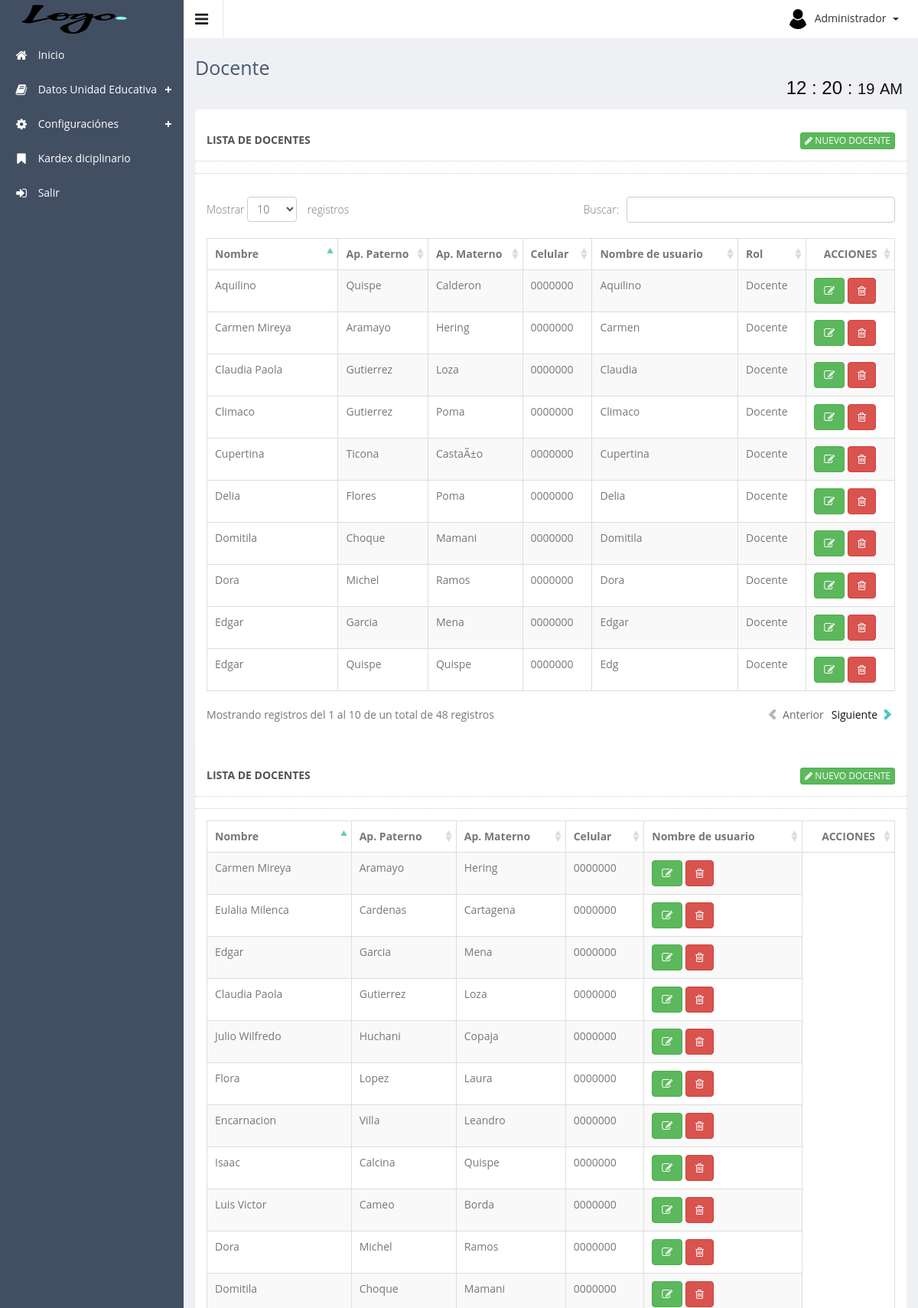
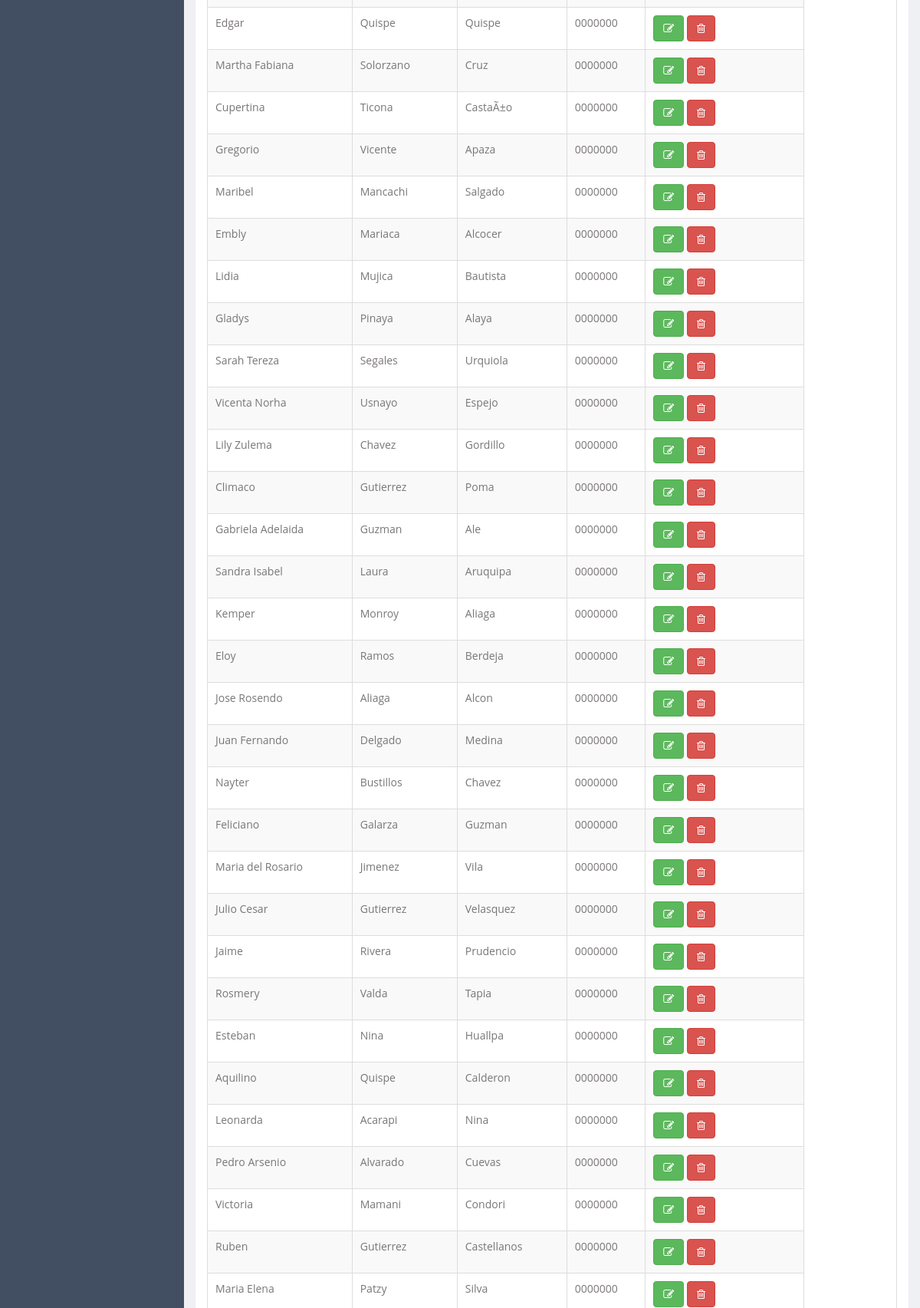
Page /app/controller/docente/ (signed in, upper part) on the committed database (2 pictures, top to bottom).
### tables this page shows
CREATE TABLE `docente` (
  `id_docente` int(11) NOT NULL AUTO_INCREMENT,
  `ci` varchar(20) NOT NULL,
  `nombre` varchar(50) NOT NULL,
  `paterno` varchar(45) NOT NULL,
  `materno` varchar(45) NOT NULL,
  `celular` varchar(12) NOT NULL,
  `estado` tinyint(1) NOT NULL DEFAULT '1',
  `id_user` bigint(20) DEFAULT NULL,
  PRIMARY KEY (`id_docente`),
  UNIQUE KEY `ci_UNIQUE` (`ci`),
  UNIQUE KEY `id_user_UNIQUE` (`id_user`)
);

CREATE TABLE `usuario` (
  `id_usuario` int(11) NOT NULL AUTO_INCREMENT,
  `nombre_usuario` varchar(20) NOT NULL,
  `password` varchar(255) NOT NULL,
  `estado` tinyint(1) NOT NULL DEFAULT '1',
  `id_rol` int(11) NOT NULL,
  PRIMARY KEY (`id_usuario`,`id_rol`),
  UNIQUE KEY `nombre_usuario_UNIQUE` (`nombre_usuario`),
  KEY `id_rol` (`id_rol`),
  CONSTRAINT `usuario_ibfk_1` FOREIGN KEY (`id_rol`) REFERENCES `roles` (`id_rol`)
);

CREATE TABLE `roles` (
  `id_rol` int(11) NOT NULL AUTO_INCREMENT,
  `nombre` varchar(20) DEFAULT NULL,
  `estado` tinyint(1) DEFAULT '1',
  PRIMARY KEY (`id_rol`)
);

### app/controller/docente/index.php (called while the page is built, shortened)
<?php
	require_once ("../../config/conexion.php");
	$sql="SELECT d.id_docente,d.ci
			,d.nombre
			,d.paterno
			,d.materno
			,d.materno
			,d.celular
			,u.nombre_usuario,u.id_usuario
			,r.nombre AS nombre_rol, r.id_rol
			FROM docente d, usuario u, roles r
			WHERE d.id_user=u.id_usuario AND u.id_rol=r.id_rol
			AND d.estado=1 AND d.id_user != {$_SESSION['id_user']};";
	if (!($docentes = $con->query($sql))) {
    	echo "Falló SELECT: (" . $con->errno . ") " . $con->error;
	}
	require_once ('../../../public/views/plantilla.php');
?>

### public/views/docente/index.php (the view, shortened to what this page needs)
<div class="row">
    <div class="col-sm-12">
        <section class="panel">
            <header class="panel-heading">
                <div class="row panel-heading">
                    LISTA DE DOCENTES
                    <span class="pull-right">
                        <a href="#modal_Registrar" class="btn btn-xs btn-success" data-toggle="modal">
                            <span class="fa fa-pencil"></span> Nuevo Docente
                        </a>
                    </span>
                </div>
            </header>
            <div class="panel-body">
                <div class="adv-table" >
                    <table  class="display table table-bordered table-striped" id="tbDocente">
                        <thead>
                            <tr>
                                <th>Nombre</th>
                                <th>Ap. Paterno</th>
                                <th>Ap. Materno</th>
                                <th>Celular</th>
                                <th>Nombre de usuario</th>
                                <th>Rol</th>
                                <th class="text-center">ACCIONES</th>
                            </tr>
                        </thead>
                        <tbody>
                            <?php foreach ($docentes as $docente): ?>
                                <tr class="gradeX">
                                    <td><?php echo $docente['nombre']; ?></td>
                                    <td><?php echo $docente['paterno']; ?></td>
                                    <td><?php echo $docente['materno']; ?></td>
                                    <td><?php echo $docente['celular']; ?></td>
                                    <td><?php echo $docente['nombre_usuario']; ?></td>
                                    <td><?php echo $docente['nombre_rol']; ?></td>
                                    <td >
                                        <a class="btn btn-success" href="#modalEditar" role="button" data-placement="top" title="Editar" data-toggle="modal" onclick="obtener_datos(<?php echo $docente['id_docente'] ?>)">
                                            <span class="fa fa-edit" ></span>
                                        </a>
                                        <a class="btn btn-danger" href="#modalEliminar" role="button" data-toggle="modal" data-placement="top" title="Eliminar" onclick="eliminar_datos(<?php echo $docente['id_docente'] ?>)">
                                            <span class="fa fa-trash-o"></span>
                                        </a>
                                    </td>
                                </tr>
                            <?php endforeach ?>
                        </tbody>
                    </table>
                </div>
            </div>
            <?php require_once 'modal_eliminar.php'; ?>
        </section>
    </div>
</div>

### public/views/docente/modal_eliminar.php (shortened to what this page needs)
<div class="row">
    <div class="col-sm-12">
        <section class="panel">
            <header class="panel-heading">
                <div class="row panel-heading">
                    LISTA DE DOCENTES
                    <span class="pull-right">
                        <a href="#modal_Registrar" class="btn btn-xs btn-success" data-toggle="modal">
                            <span class="fa fa-pencil"></span> Nuevo Docente
                        </a>
                    </span>
                </div>
            </header>
            <div class="panel-body">
                <div class="adv-table" >
                    <table  class="display table table-bordered table-striped" id="tbdocente">
                        <thead>
                            <tr>
                                <th>Nombre</th>
                                <th>Ap. Paterno</th>
                                <th>Ap. Materno</th>
                                <th>Celular</th>
                                <th>Nombre de usuario</th>
                                <th class="text-center">ACCIONES</th>
                            </tr>
                        </thead>
                        <tbody>
                            <?php foreach ($docentes as $docente): ?>
                            <tr class="gradeX">
                                <td><?php echo $docente['nombre']; ?></td>
                                <td><?php echo $docente['paterno']; ?></td>
                                <td><?php echo $docente['materno']; ?></td>
                                <td><?php echo $docente['celular']; ?></td>
                                <td >
                                    <a class="btn btn-success" href="#modalEditar" role="button" data-placement="top" title="Editar" data-toggle="modal" onclick="obtener_datos(<?php echo $docente['id_docente'] ?>)">
                                        <span class="fa fa-edit" ></span>
                                    </a>
                                    <a class="btn btn-danger" href="#modalEliminar" role="button" data-toggle="modal" data-placement="top" title="Eliminar" onclick="eliminar_datos(<?php echo $docente['id_docente'] ?>)">
                                        <span class="fa fa-trash-o"></span>
                                    </a>
                                </td>
                            </tr>
                        <?php endforeach ?>
                    </tbody>
                </table>
            </div>
        </div>
    </section>
</div>
</div>

### resources/assets/js/advanced-datatable/css/demo_table.css (style rules this page uses)
table.display { margin: 0 auto; clear: both; width: 100%; }
table.display thead th { padding: 3px 18px 3px 10px; border-bottom: 1px solid black; font-weight: bold; cursor: pointer; * cursor: hand; }
table.display td { padding: 3px 10px; }
.sorting_asc { background: url('../images/sort_asc.png') no-repeat center right; }
.sorting { background: url('../images/sort_both.png') no-repeat center right; }
table.display tr.odd.gradeX { background-color: #ffdddd; }
table.display tr.even.gradeX { background-color: #ffeeee; }
tr.odd { background-color: #E2E4FF; }
tr.even { background-color: white; }
tr.odd td.sorting_1 { background-color: #D3D6FF; }
tr.even td.sorting_1 { background-color: #EAEBFF; }
tr.odd.gradeX td.sorting_1 { background-color: #ffc4c4; }
tr.even.gradeX td.sorting_1 { background-color: #ffd5d5; }
table.display tr.gradeX { background-color: #ffdddd; }

### rows in the picture
docente: nombre "Carmen Mireya", paterno "Aramayo", materno "Hering", celular "0000000", usuario.nombre_usuario "Carmen", roles.nombre "Docente"
docente: nombre "Edgar", paterno "Garcia", materno "Mena", celular "0000000", usuario.nombre_usuario "Edgar", roles.nombre "Docente"
docente: nombre "Claudia Paola", paterno "Gutierrez", materno "Loza", celular "0000000", usuario.nombre_usuario "Claudia", roles.nombre "Docente"
docente: nombre "Dora", paterno "Michel", materno "Ramos", celular "0000000", usuario.nombre_usuario "Dora", roles.nombre "Docente"
docente: nombre "Domitila", paterno "Choque", materno "Mamani", celular "0000000", usuario.nombre_usuario "Domitila", roles.nombre "Docente"
docente: nombre "Edgar", paterno "Quispe", materno "Quispe", celular "0000000", usuario.nombre_usuario "Edg", roles.nombre "Docente"
docente: nombre "Cupertina", paterno "Ticona", materno "CastaÃ±o", celular "0000000", usuario.nombre_usuario "Cupertina", roles.nombre "Docente"
docente: nombre "Climaco", paterno "Gutierrez", materno "Poma", celular "0000000", usuario.nombre_usuario "Climaco", roles.nombre "Docente"
docente: nombre "Aquilino", paterno "Quispe", materno "Calderon", celular "0000000", usuario.nombre_usuario "Aquilino", roles.nombre "Docente"
docente: nombre "Delia", paterno "Flores", materno "Poma", celular "0000000", usuario.nombre_usuario "Delia", roles.nombre "Docente"
docente: nombre "Eulalia Milenca", paterno "Cardenas", materno "Cartagena", celular "0000000"
docente: nombre "Julio Wilfredo", paterno "Huchani", materno "Copaja", celular "0000000"
docente: nombre "Flora", paterno "Lopez", materno "Laura", celular "0000000"
docente: nombre "Encarnacion", paterno "Villa", materno "Leandro", celular "0000000"
docente: nombre "Isaac", paterno "Calcina", materno "Quispe", celular "0000000"
docente: nombre "Luis Victor", paterno "Cameo", materno "Borda", celular "0000000"
docente: nombre "Martha Fabiana", paterno "Solorzano", materno "Cruz", celular "0000000"
docente: nombre "Gregorio", paterno "Vicente", materno "Apaza", celular "0000000"
docente: nombre "Maribel", paterno "Mancachi", materno "Salgado", celular "0000000"
docente: nombre "Embly", paterno "Mariaca", materno "Alcocer", celular "0000000"
docente: nombre "Lidia", paterno "Mujica", materno "Bautista", celular "0000000"
docente: nombre "Gladys", paterno "Pinaya", materno "Alaya", celular "0000000"
docente: nombre "Sarah Tereza", paterno "Segales", materno "Urquiola", celular "0000000"
docente: nombre "Vicenta Norha", paterno "Usnayo", materno "Espejo", celular "0000000"
docente: nombre "Lily Zulema", paterno "Chavez", materno "Gordillo", celular "0000000"
docente: nombre "Gabriela Adelaida", paterno "Guzman", materno "Ale", celular "0000000"
docente: nombre "Sandra Isabel", paterno "Laura", materno "Aruquipa", celular "0000000"
docente: nombre "Kemper", paterno "Monroy", materno "Aliaga", celular "0000000"
docente: nombre "Eloy", paterno "Ramos", materno "Berdeja", celular "0000000"
docente: nombre "Jose Rosendo", paterno "Aliaga", materno "Alcon", celular "0000000"
docente: nombre "Juan Fernando", paterno "Delgado", materno "Medina", celular "0000000"
docente: nombre "Nayter", paterno "Bustillos", materno "Chavez", celular "0000000"
docente: nombre "Feliciano", paterno "Galarza", materno "Guzman", celular "0000000"
docente: nombre "Maria del Rosario", paterno "Jimenez", materno "Vila", celular "0000000"
docente: nombre "Julio Cesar", paterno "Gutierrez", materno "Velasquez", celular "0000000"
docente: nombre "Jaime", paterno "Rivera", materno "Prudencio", celular "0000000"
docente: nombre "Rosmery", paterno "Valda", materno "Tapia", celular "0000000"
docente: nombre "Esteban", paterno "Nina", materno "Huallpa", celular "0000000"
docente: nombre "Leonarda", paterno "Acarapi", materno "Nina", celular "0000000"
docente: nombre "Pedro Arsenio", paterno "Alvarado", materno "Cuevas", celular "0000000"
docente: nombre "Victoria", paterno "Mamani", materno "Condori", celular "0000000"
docente: nombre "Ruben", paterno "Gutierrez", materno "Castellanos", celular "0000000"
docente: nombre "Maria Elena", paterno "Patzy", materno "Silva", celular "0000000"

### other values in the picture
$_SESSION['nombre'] "Administrador"
$subTitulo "Docente"
